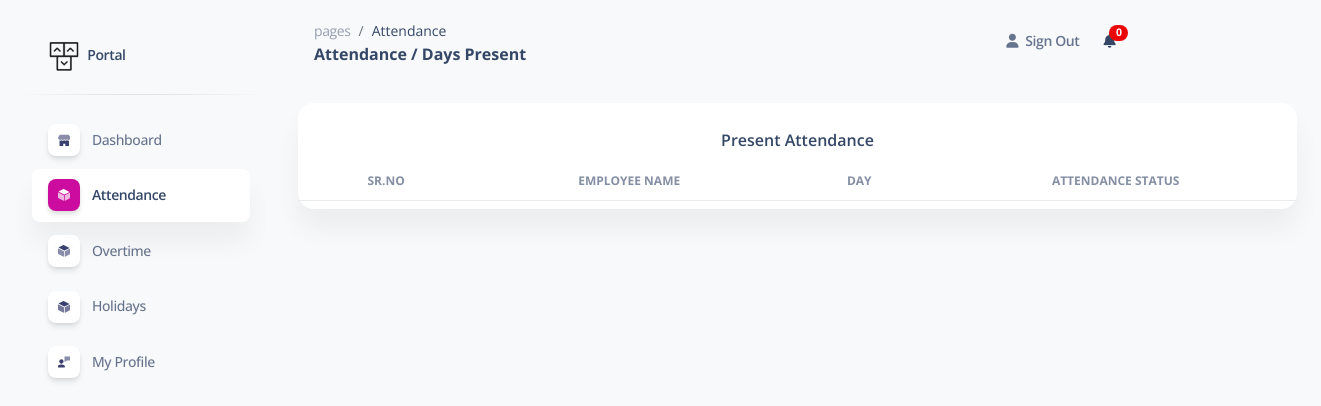
Page /dayspresent.php (signed in) on the earlier database version.
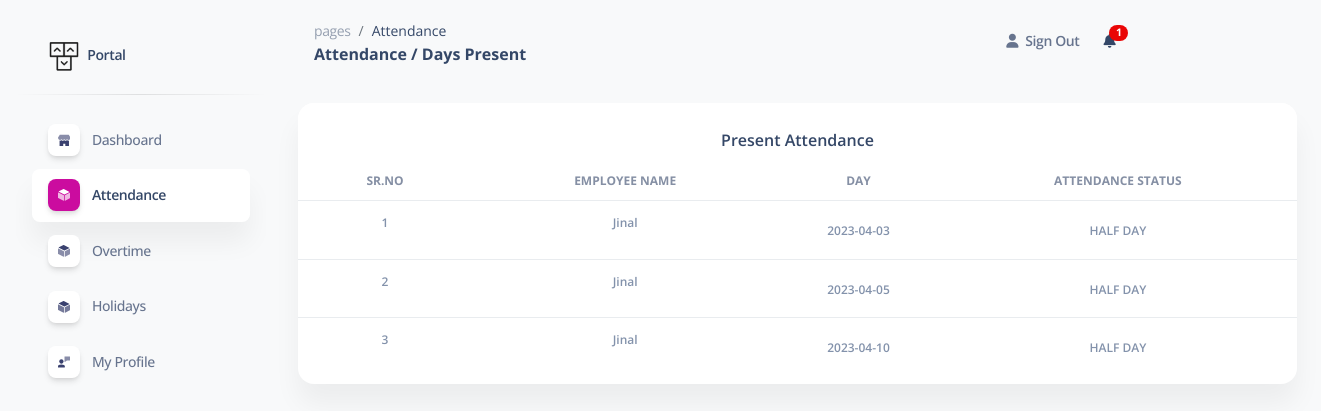
Same page on the later database version.
### tables this page shows
CREATE TABLE `attendance` (
  `id` int(11) NOT NULL,
  `user_id` int(11) NOT NULL,
  `attendance_date` date NOT NULL,
  `attendance_status` int(11) DEFAULT 0 COMMENT '0 = absent, 1 = present, 2 = half day, 3 = paid leave',
  `is_update` varchar(255) DEFAULT NULL,
  `created_date` datetime NOT NULL DEFAULT current_timestamp()
);

CREATE TABLE `user` (
  `user_id` int(11) NOT NULL,
  `user_name` varchar(255) NOT NULL,
  `user_email` varchar(50) NOT NULL,
  `user_password` varchar(50) NOT NULL,
  `user_type` int(50) NOT NULL DEFAULT 1 COMMENT '1 = user, 2 = admin',
  `user_image` text NOT NULL,
  `monthly_salary` int(15) DEFAULT NULL,
  `daily_salary` int(15) NOT NULL DEFAULT 0,
  `user_status` varchar(50) NOT NULL DEFAULT '1' COMMENT '1 = active , 0 = deactive',
  `created_date` datetime NOT NULL DEFAULT current_timestamp() COMMENT 'Created time and date'
);

### dayspresent.php (the view, shortened to what the changed rows need)
<!DOCTYPE html>
<html lang="en">
<head>
  <link href="assets/css/nucleo-icons.css" rel="stylesheet" />
  <link href="assets/css/nucleo-svg.css" rel="stylesheet" />
  <link href="assets/css/nucleo-svg.css" rel="stylesheet" />
  <link id="pagestyle" href="assets/css/soft-ui-dashboard.css?v=1.0.3" rel="stylesheet" />
  <link rel="stylesheet" href="https://cdn.datatables.net/1.13.4/css/jquery.dataTables.css" />
</head>
<body class="g-sidenav-show  bg-gray-100">
  <?php include 'dbcon.php'; ?>
  <main class="main-content position-relative max-height-vh-100 h-100 mt-1 border-radius-lg ">
    <?php include 'navbar.php'; ?>
    <div class="container-fluid py-4">
      <div class="row">
        <div class="col-12">
          <div class="card mb-4">
            <div class="card-body px-0 pt-0 pb-2">
              <div class="table-responsive p-0">
                <table class="table align-items-center mb-0" id="data">
                  <thead>
                    <tr>
                      <th class="text-center text-uppercase text-xs font-weight-bolder opacity-8">Sr.No
                      </th>
                      <th class="text-center text-uppercase text-xs font-weight-bolder opacity-8">
                        Employee Name</th>
                      <th class="text-center text-uppercase text-xs font-weight-bolder opacity-8">Day
                      </th>
                      <th class="text-center text-uppercase text-xs font-weight-bolder opacity-8">
                        Attendance Status</th>
                    </tr>
                  </thead>
                  <tbody>
                    <?php
                    $userid = $_SESSION['user_id'];
                    $result1 = mysqli_query($con, "SELECT user_name from user where user_id='$userid'");
                    $row1 = mysqli_fetch_array($result1);
                    $today_date = date("Y-m-d");
                    $update_month = date("m");
                    $update_year = date("Y");
                    $result = mysqli_query($con, "SELECT * from attendance where user_id = '$userid' and is_update = 'updated' and attendance_status='1' and attendance_date <= '$today_date' and month(attendance_date) = '$update_month' and year(attendance_date) = '$update_year' or user_id = '$userid' and is_update = 'updated' and attendance_status='2' and attendance_date <= '$today_date' and month(attendance_date) = '$update_month' and year(attendance_date) = '$update_year'");
                    if (mysqli_num_rows($result) > 0) {
                      $sn = 1;
                      while ($row = mysqli_fetch_array($result)) {
                        ?>
                        <tr>
                          <td class="align-middle text-center">
                            <span class="text-secondary text-xs font-weight-bold ">
                              <?php echo $sn; ?>
                          </td>
                          <td class="align-middle text-center">
                            <span class="text-secondary text-xs font-weight-bold ">
                              <?php echo $row1['user_name']; ?>
                          </td>
                          <td class="align-middle text-center">
                            <span class="text-secondary text-xs font-weight-bold">
                              <?php echo $row['attendance_date']; ?>
                            </span>
                          </td>
                          <td class="align-middle text-center">
                            <span class="text-secondary text-xs font-weight-bold">
                              <?php if ($row['attendance_status'] == 1) {
                                echo "PRESENT";
                              } elseif ($row['attendance_status'] == 2) {
                                echo "HALF DAY";
                              }
                              ?>
                            </span>
                          </td>
                        </tr>
                        <?php $sn++;
                      }
                    } ?>
              </div>
            </div>
</body>
</html>

### navbar.php (shortened to what the changed rows need)
<?php
include 'dbcon.php';
?>
<nav class="navbar navbar-main navbar-expand-lg px-0 mx-4 shadow-none border-radius-xl" id="navbarBlur"
  navbar-scroll="true">
  <div class="container-fluid py-1 px-3">
    <div class="collapse navbar-collapse mt-sm-0 mt-2 me-md-0 me-sm-4" id="navbar">
      <ul class="navbar-nav  justify-content-end">
        <?php
        $user_id = $_SESSION['user_id'];
        $sql2 =
          $result = mysqli_query($con, "SELECT * from leave_data WHERE user_id='$user_id' AND leave_status = 'Pending' AND read_status='0'");
        $count = mysqli_num_rows($result);
        ?>
        <form method="POST" action="">
          <li class="nav-item dropdown ms-md-auto pe-md-3 d-flex align-items-center">
            <a class="nav-link" href="&action=read" type="submit" role="button" data-bs-toggle="dropdown"
              aria-expanded="false" name="submit">
              <i class="fa fa-bell cursor-pointer"></i><span
                class="badge rounded-pill bg-danger text-center d-inline-flex align-items-center justify-content-center"
                style="width:10%; height:2vh; position: relative; top: -10px; left: -6px;">
                <?php echo $count; ?>
              </span>
            </a>
          </li>
        </form>
      </ul>
    </div>
  </div>
</nav>

Differences in the rows shown:
added attendance: user.user_name "Jinal", attendance_date "2023-04-03", attendance_status "HALF DAY"
added attendance: user.user_name "Jinal", attendance_date "2023-04-05", attendance_status "HALF DAY"
added attendance: user.user_name "Jinal", attendance_date "2023-04-10", attendance_status "HALF DAY"
Other differences:
$count: "0" → "1"
